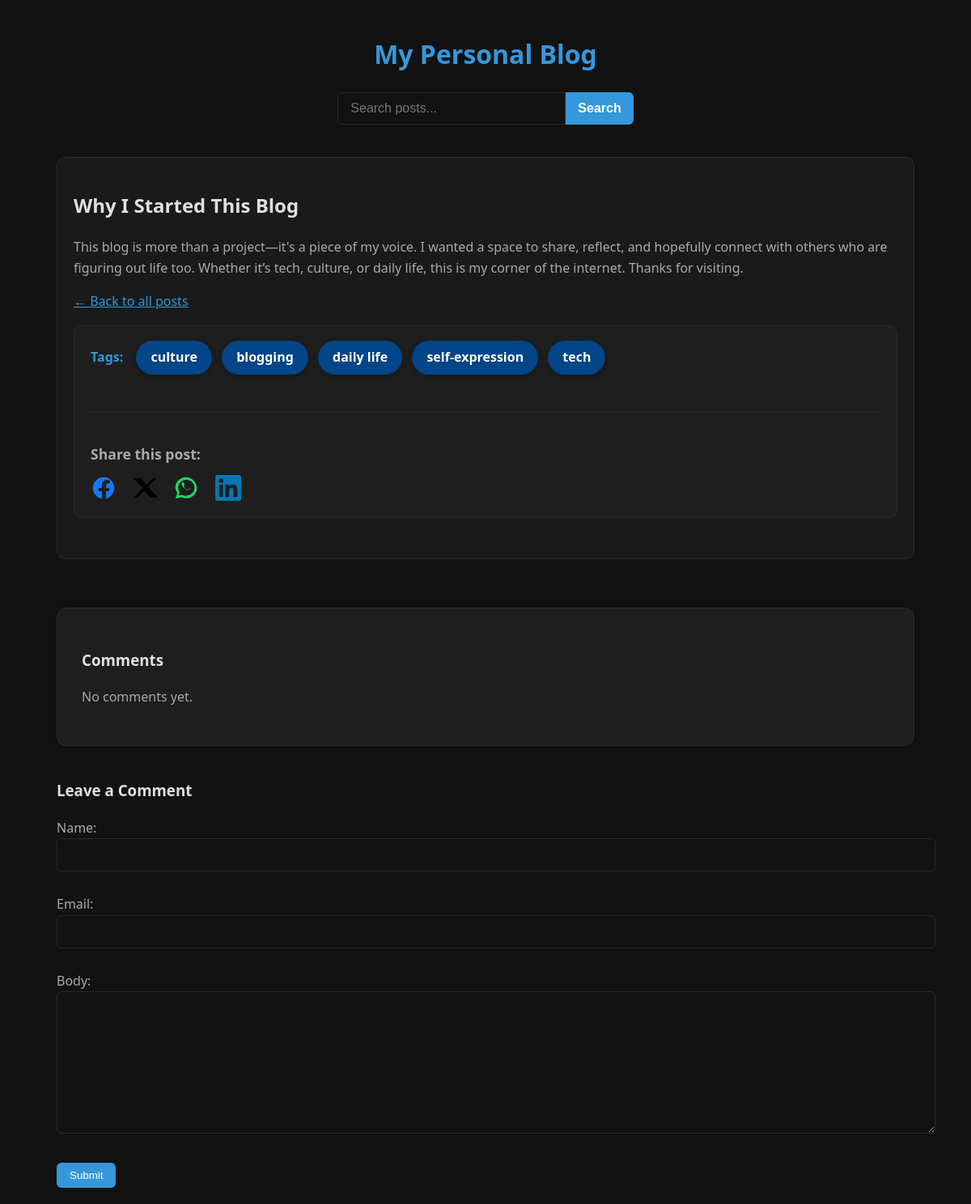
The page /posts/20/why-i-started-this-blog/ on the database its author committed.
### myblog/models.py (models this page shows, shortened)
class Post(models.Model):
    class Status(models.TextChoices):
        DRAFT = 'DF', 'Draft'
        PUBLISHED = 'PB', 'Published'
    title = models.CharField(max_length=250)
    slug = models.SlugField(max_length=250)
    author = models.ForeignKey(
        settings.AUTH_USER_MODEL,
        on_delete=models.CASCADE,
        related_name='blog_posts'
        )
    body = models.TextField()
    publish = models.DateTimeField(default=timezone.now)
    created = models.DateTimeField(auto_now_add=True)
    updated = models.DateTimeField(auto_now=True)
    status = models.CharField(
        max_length=2,
        choices=Status,
        default=Status.DRAFT
    )
    objects = models.Manager() # The default manager.
    published = PublishedManager() # Our custom manager.
    tags = TaggableManager() # to use tags for posts
    image = CloudinaryField('image', blank=True, null=True)
    class Meta:
        ordering = ['-publish']
        indexes = [
            models.Index(fields = ['-publish']),
        ]

### myblog/views.py (the view)
# urls.py: path('posts/<int:id>/<slug:slug>/', views.post_detail, name='post_detail'),
def post_detail(request, id, slug):
    post = get_object_or_404(Post, id=id, slug=slug, status=Post.Status.PUBLISHED)
    comments = post.comments.filter(active=True)
    new_comment = None
    if request.method == 'POST':
        comment_form = CommentForm(data=request.POST)
        if comment_form.is_valid():
            new_comment = comment_form.save(commit=False)
            new_comment.post = post
            new_comment.save()
            comment_form = CommentForm()
    else:
        comment_form = CommentForm()
    return render(
        request,
        'myblog/post/detail.html',
        {
            'post': post,
            'comments': comments,
            'new_comment': new_comment,
            'comment_form': comment_form
        }
    )

### myblog/forms.py
class CommentForm(forms.ModelForm):
    class Meta:
        model = Comment
        fields = ['name', 'email', 'body']

### myblog/templates/myblog/post/detail.html (shortened to what this page needs)
{% extends "base.html" %}
{% block content %}
<div class="container">
  <article>
    <h2>{{ post.title }}</h2>
    <div>{{ post.body|linebreaks }}</div>
    <p><a href="{% url 'myblog:post_list' %}">← Back to all posts</a></p>
    <div class="post-tags tag-cloud">
      <strong>Tags:</strong>
      {% for tag in post.tags.all %}
        <a href="{% url 'myblog:post_list_by_tag' tag.slug %}" class="tag">{{ tag.name }}</a>
      {% empty %}
        <span>No tags.</span>
      {% endfor %}
    <div class="share-buttons">
        <p>Share this post:</p>
        <a href="https://www.facebook.com/sharer/sharer.php?u={{ request.build_absolute_uri }}" target="_blank" title="Share on Facebook" class="share-icon facebook">
            <svg viewBox="0 0 24 24" fill="currentColor"><path d="M22 12.07C22 6.5 17.52 2 12 2S2 6.5 2 12.07C2 17.1 5.66 21.2 10.44 22v-7.02h-3.1v-2.9h3.1V9.41c0-3.07 1.83-4.77 4.64-4.77 1.34 0 2.75.24 2.75.24v3.04h-1.55c-1.53 0-2.01.95-2.01 1.92v2.31h3.41l-.55 2.9h-2.86V22C18.34 21.2 22 17.1 22 12.07z"/></svg>
        </a>
        <a href="https://twitter.com/intent/tweet?url={{ request.build_absolute_uri }}&text={{ post.title }}" target="_blank" title="Share on X" class="share-icon x">
            <svg viewBox="0 0 24 24" fill="currentColor"><path d="M19.8 3H23L15 10.72 24 21h-7.2l-5.6-6.64L5.2 21H2L10.5 12 1 3h7.4l5 5.92L19.8 3Z"/></svg>
        </a>
        <a href="https://api.whatsapp.com/send?text={{ post.title }} {{ request.build_absolute_uri }}" target="_blank" title="Share on WhatsApp" class="share-icon whatsapp">
        </a>
        <a href="https://www.linkedin.com/sharing/share-offsite/?url={{ request.build_absolute_uri }}" target="_blank" title="Share on LinkedIn" class="share-icon linkedin">
        </a>
    </div>
    </div>
  </article>
  <div class="comments">
    <h3>Comments</h3>
    {% for comment in comments %}
      <div class="comment">
        <strong>{{ comment.name }}</strong>
        <small>{{ comment.created|date:"F j, Y H:i" }}</small>
        <p>{{ comment.body|linebreaks }}</p>
      </div>
    {% empty %}
      <p>No comments yet.</p>
    {% endfor %}
  </div>
  <div class="comment-form">
    <h3>Leave a Comment</h3>
    <form method="post">
      {{ comment_form.as_p }}
      <button type="submit">Submit</button>
    </form>
  </div>
</div>
{% endblock %}

### static/css/blog.css (style rules this page uses)
:root { --bg-dark: #121212; --bg-light: #1e1e1e; --text-main: #e0e0e0; --text-muted: #aaaaaa; --accent-blue: #3498db; --accent-blue-hover: #2980b9; --card-bg: #1a1a1a; --border-gray: #2a2a2a; --tag-bg: hsl(210, 97%, 27%); --tag-hover-bg: hsl(210, 100%, 20%); }
body { margin: 0; font-family: 'Segoe UI', sans-serif; background-color: var(--bg-dark); color: var(--text-main); line-height: 1.6; padding: 20px; }
.container { max-width: 1100px; margin: auto; padding: 0 20px; }
article { background-color: var(--card-bg); border: 1px solid var(--border-gray); border-radius: 10px; padding: 20px; transition: transform 0.3s ease, box-shadow 0.3s ease; }
p { color: var(--text-muted); font-size: 1rem; }
a { color: var(--accent-blue); text-decoration: underline; }
.comments { margin-top: 60px; padding: 30px; background-color: var(--bg-light); border: 1px solid var(--border-gray); border-radius: 12px; box-shadow: 0 0 12px rgba(0, 0, 0, 0.2); }
.comment-form { margin-top: 40px; }
.comment-form input, .comment-form textarea { width: 100%; padding: 12px; background-color: var(--bg-dark); border: 1px solid var(--border-gray); border-radius: 6px; color: var(--text-main); margin-bottom: 12px; }
.comment-form button { background-color: var(--accent-blue); color: white; border: none; padding: 8px 16px; border-radius: 6px; cursor: pointer; transition: background-color 0.3s ease; }
.tag-cloud { margin-bottom: 30px; background-color: var(--bg-light); padding: 12px 20px; border-radius: 10px; border: 1px solid var(--border-gray); }
.tag-cloud strong { color: var(--accent-blue); margin-right: 12px; font-weight: 600; }
.tag { display: inline-block; margin: 6px 8px 6px 0; padding: 8px 18px; font-size: 1rem; font-weight: 600; border-radius: 30px; background-color: var(--tag-bg); color: #fff; text-decoration: none; box-shadow: 0 2px 6px rgba(0,0,0,0.3); transition: background-color 0.3s ease, transform 0.15s ease; }
.share-buttons { margin-top: 40px; padding-top: 20px; border-top: 1px solid var(--border-gray); }
.share-buttons p { margin-bottom: 12px; font-size: 1.1rem; font-weight: 600; color: var(--text-muted); }
.share-buttons a.share-icon { display: inline-block; margin-right: 15px; width: 32px; height: 32px; transition: transform 0.2s ease; color: inherit; }
.share-buttons a.share-icon svg { width: 100%; height: 100%; }
.share-buttons a.facebook { color: #1877f2; }
.share-buttons a.x { color: #000000; }
.share-buttons a.whatsapp { color: #25d366; }
.share-buttons a.linkedin { color: #0077b5; }

### rows shown on the page
Post: title "Why I Started This Blog", body "This blog is more than a project—it's a piece of my voice. I wanted a space to share, reflect, and hopefully connect with others who are figuring out life too. Whether it’s tech, culture, or daily life, this is my corner of the internet. Thanks for visiting."
Tag: name "culture"
Tag: name "blogging"
Tag: name "daily life"
Tag: name "self-expression"
Tag: name "tech"
